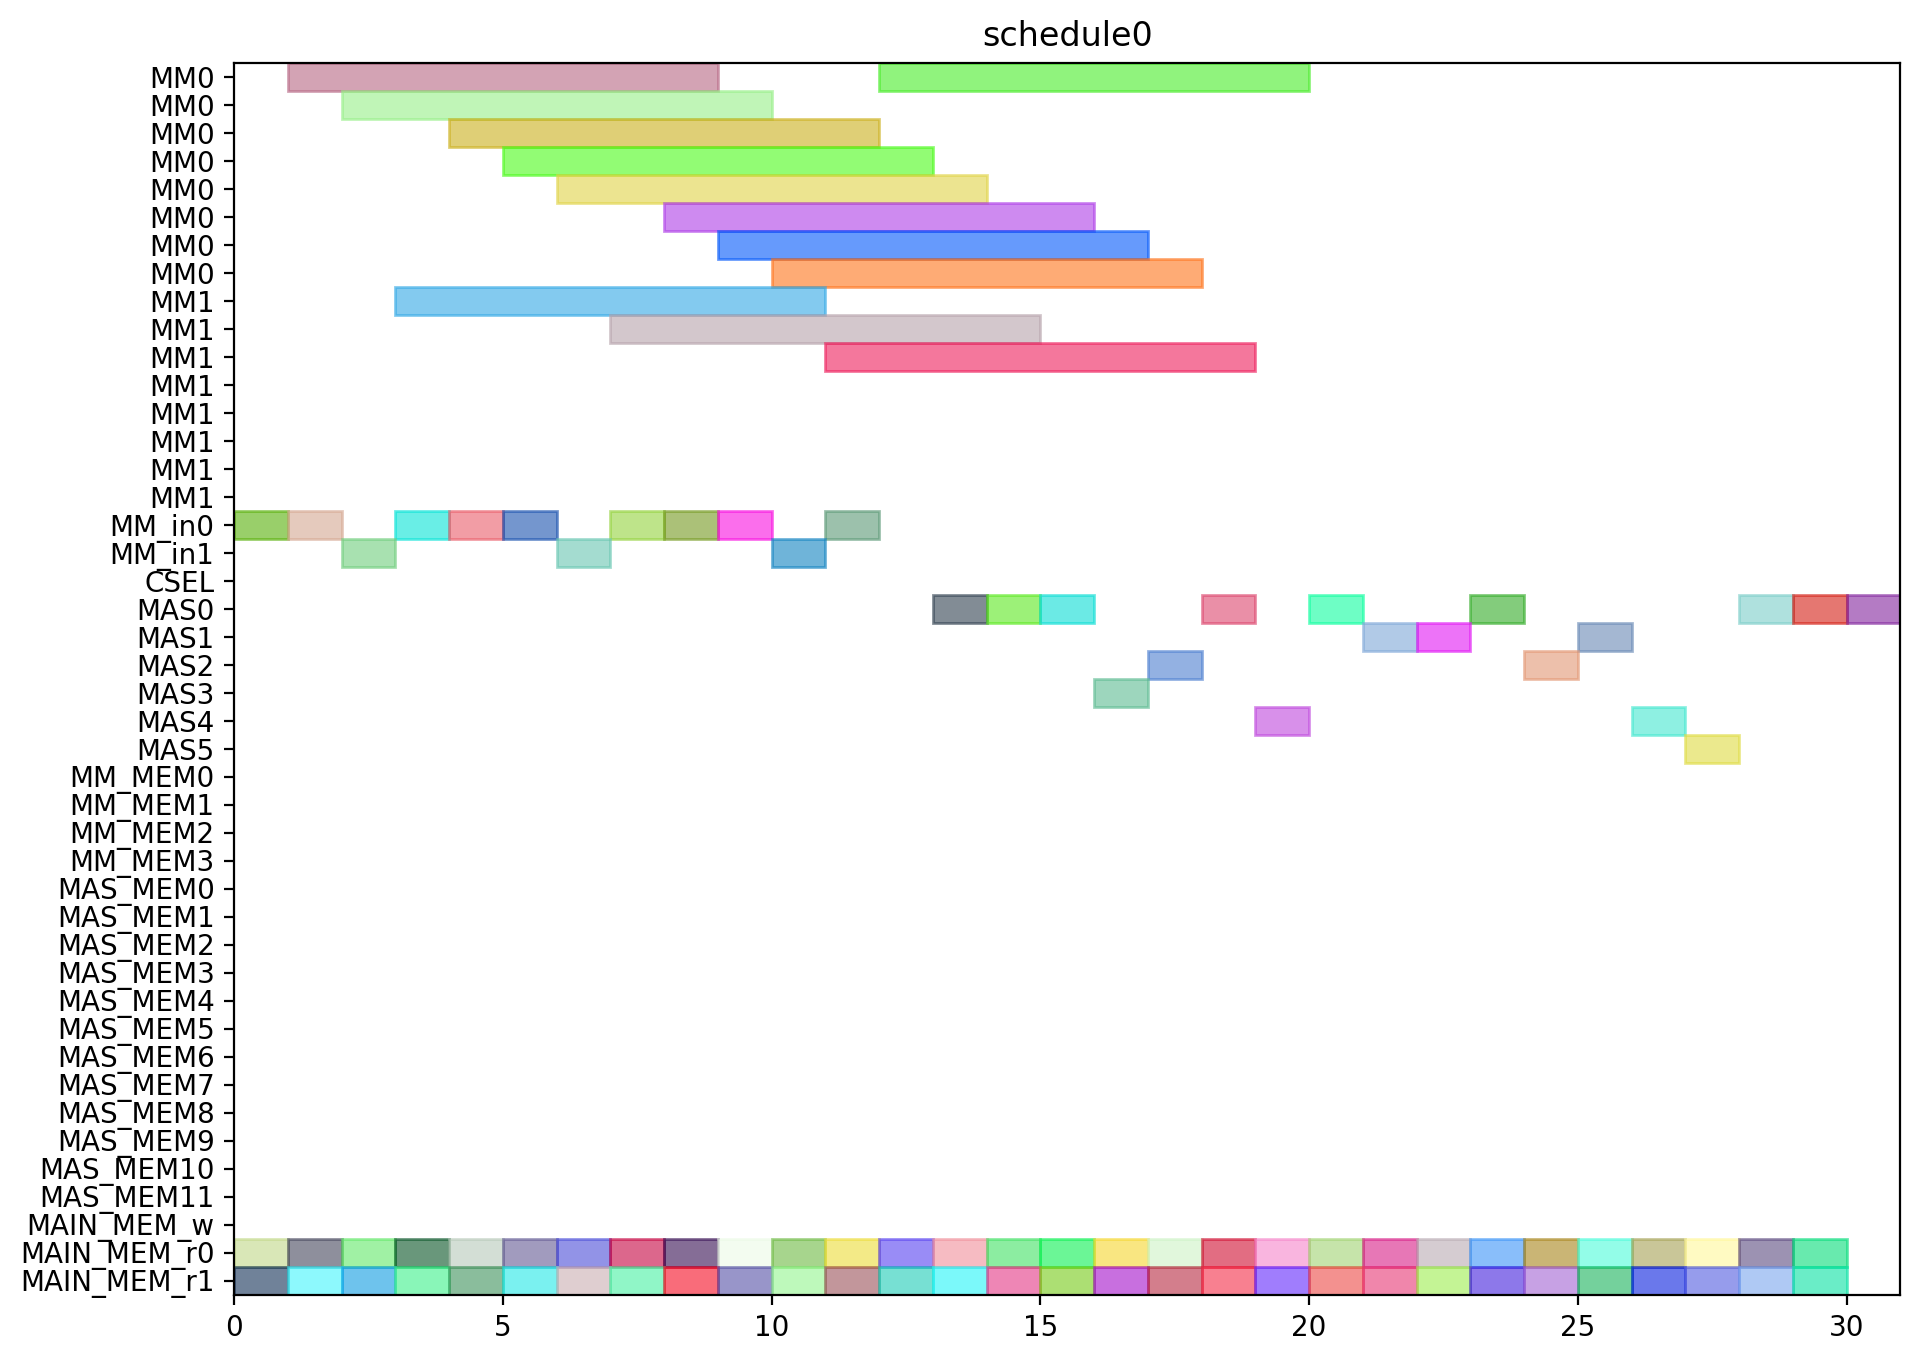

Here is the Python script that generated this plot:
from pyschedule import Scenario, solvers, plotters, alt


def solve():
	horizon = 120
	S = Scenario("schedule0", horizon=horizon)

	# resource
	MM = S.Resources('MM', num=2, size=8)
	MM_in = S.Resources('MM_in', num=2)
	CSEL = S.Resource('CSEL')
	MAS = S.Resources('MAS', num=6, size=1, periods=range(1, horizon))
	MM_MEM = S.Resources('MM_MEM', num=4)
	MAS_MEM = S.Resources('MAS_MEM', num=12)
	MAIN_MEM_w = S.Resource('MAIN_MEM_w', size=1)
	MAIN_MEM_r = S.Resources('MAIN_MEM_r', num=2)

	# result of previous scheduling

	# new tasks
	T1_t0 = S.Task('T1_t0', length=1, delay_cost=1)
	T1_t0 += alt(MAS)
	T1_t0_mem0 = S.Task('T1_t0_mem0', length=1, delay_cost=1)
	T1_t0_mem0 += MAIN_MEM_r[0]
	S += T1_t0_mem0 <= T1_t0

	T1_t0_mem1 = S.Task('T1_t0_mem1', length=1, delay_cost=1)
	T1_t0_mem1 += MAIN_MEM_r[1]
	S += T1_t0_mem1 <= T1_t0

	T1_t1 = S.Task('T1_t1', length=1, delay_cost=1)
	T1_t1 += alt(MAS)
	T1_t1_mem0 = S.Task('T1_t1_mem0', length=1, delay_cost=1)
	T1_t1_mem0 += MAIN_MEM_r[0]
	S += T1_t1_mem0 <= T1_t1

	T1_t1_mem1 = S.Task('T1_t1_mem1', length=1, delay_cost=1)
	T1_t1_mem1 += MAIN_MEM_r[1]
	S += T1_t1_mem1 <= T1_t1

	T1_t3 = S.Task('T1_t3', length=8, delay_cost=1)
	T1_t3 += alt(MM)
	T1_t3_in = S.Task('T1_t3_in', length=1, delay_cost=1)
	T1_t3_in += alt(MM_in)
	S += T1_t3_in*MM_in[0]<=T1_t3*MM[0]
	S += T1_t3_in*MM_in[1]<=T1_t3*MM[1]
	T1_t3_mem0 = S.Task('T1_t3_mem0', length=1, delay_cost=1)
	T1_t3_mem0 += MAIN_MEM_r[0]
	S += T1_t3_mem0 <= T1_t3

	T1_t3_mem1 = S.Task('T1_t3_mem1', length=1, delay_cost=1)
	T1_t3_mem1 += MAIN_MEM_r[1]
	S += T1_t3_mem1 <= T1_t3

	T2_t0 = S.Task('T2_t0', length=8, delay_cost=1)
	T2_t0 += alt(MM)
	T2_t0_in = S.Task('T2_t0_in', length=1, delay_cost=1)
	T2_t0_in += alt(MM_in)
	S += T2_t0_in*MM_in[0]<=T2_t0*MM[0]
	S += T2_t0_in*MM_in[1]<=T2_t0*MM[1]
	T2_t0_mem0 = S.Task('T2_t0_mem0', length=1, delay_cost=1)
	T2_t0_mem0 += MAIN_MEM_r[0]
	S += T2_t0_mem0 <= T2_t0

	T2_t0_mem1 = S.Task('T2_t0_mem1', length=1, delay_cost=1)
	T2_t0_mem1 += MAIN_MEM_r[1]
	S += T2_t0_mem1 <= T2_t0

	T2_t1 = S.Task('T2_t1', length=8, delay_cost=1)
	T2_t1 += alt(MM)
	T2_t1_in = S.Task('T2_t1_in', length=1, delay_cost=1)
	T2_t1_in += alt(MM_in)
	S += T2_t1_in*MM_in[0]<=T2_t1*MM[0]
	S += T2_t1_in*MM_in[1]<=T2_t1*MM[1]
	T2_t1_mem0 = S.Task('T2_t1_mem0', length=1, delay_cost=1)
	T2_t1_mem0 += MAIN_MEM_r[0]
	S += T2_t1_mem0 <= T2_t1

	T2_t1_mem1 = S.Task('T2_t1_mem1', length=1, delay_cost=1)
	T2_t1_mem1 += MAIN_MEM_r[1]
	S += T2_t1_mem1 <= T2_t1

	T2_t2 = S.Task('T2_t2', length=1, delay_cost=1)
	T2_t2 += alt(MAS)
	T2_t2_mem0 = S.Task('T2_t2_mem0', length=1, delay_cost=1)
	T2_t2_mem0 += MAIN_MEM_r[0]
	S += T2_t2_mem0 <= T2_t2

	T2_t2_mem1 = S.Task('T2_t2_mem1', length=1, delay_cost=1)
	T2_t2_mem1 += MAIN_MEM_r[1]
	S += T2_t2_mem1 <= T2_t2

	T2_t3 = S.Task('T2_t3', length=1, delay_cost=1)
	T2_t3 += alt(MAS)
	T2_t3_mem0 = S.Task('T2_t3_mem0', length=1, delay_cost=1)
	T2_t3_mem0 += MAIN_MEM_r[0]
	S += T2_t3_mem0 <= T2_t3

	T2_t3_mem1 = S.Task('T2_t3_mem1', length=1, delay_cost=1)
	T2_t3_mem1 += MAIN_MEM_r[1]
	S += T2_t3_mem1 <= T2_t3

	T3_t0 = S.Task('T3_t0', length=8, delay_cost=1)
	T3_t0 += alt(MM)
	T3_t0_in = S.Task('T3_t0_in', length=1, delay_cost=1)
	T3_t0_in += alt(MM_in)
	S += T3_t0_in*MM_in[0]<=T3_t0*MM[0]
	S += T3_t0_in*MM_in[1]<=T3_t0*MM[1]
	T3_t0_mem0 = S.Task('T3_t0_mem0', length=1, delay_cost=1)
	T3_t0_mem0 += MAIN_MEM_r[0]
	S += T3_t0_mem0 <= T3_t0

	T3_t0_mem1 = S.Task('T3_t0_mem1', length=1, delay_cost=1)
	T3_t0_mem1 += MAIN_MEM_r[1]
	S += T3_t0_mem1 <= T3_t0

	T3_t1 = S.Task('T3_t1', length=8, delay_cost=1)
	T3_t1 += alt(MM)
	T3_t1_in = S.Task('T3_t1_in', length=1, delay_cost=1)
	T3_t1_in += alt(MM_in)
	S += T3_t1_in*MM_in[0]<=T3_t1*MM[0]
	S += T3_t1_in*MM_in[1]<=T3_t1*MM[1]
	T3_t1_mem0 = S.Task('T3_t1_mem0', length=1, delay_cost=1)
	T3_t1_mem0 += MAIN_MEM_r[0]
	S += T3_t1_mem0 <= T3_t1

	T3_t1_mem1 = S.Task('T3_t1_mem1', length=1, delay_cost=1)
	T3_t1_mem1 += MAIN_MEM_r[1]
	S += T3_t1_mem1 <= T3_t1

	T3_t2 = S.Task('T3_t2', length=1, delay_cost=1)
	T3_t2 += alt(MAS)
	T3_t2_mem0 = S.Task('T3_t2_mem0', length=1, delay_cost=1)
	T3_t2_mem0 += MAIN_MEM_r[0]
	S += T3_t2_mem0 <= T3_t2

	T3_t2_mem1 = S.Task('T3_t2_mem1', length=1, delay_cost=1)
	T3_t2_mem1 += MAIN_MEM_r[1]
	S += T3_t2_mem1 <= T3_t2

	T3_t3 = S.Task('T3_t3', length=1, delay_cost=1)
	T3_t3 += alt(MAS)
	T3_t3_mem0 = S.Task('T3_t3_mem0', length=1, delay_cost=1)
	T3_t3_mem0 += MAIN_MEM_r[0]
	S += T3_t3_mem0 <= T3_t3

	T3_t3_mem1 = S.Task('T3_t3_mem1', length=1, delay_cost=1)
	T3_t3_mem1 += MAIN_MEM_r[1]
	S += T3_t3_mem1 <= T3_t3

	T4_t0 = S.Task('T4_t0', length=8, delay_cost=1)
	T4_t0 += alt(MM)
	T4_t0_in = S.Task('T4_t0_in', length=1, delay_cost=1)
	T4_t0_in += alt(MM_in)
	S += T4_t0_in*MM_in[0]<=T4_t0*MM[0]
	S += T4_t0_in*MM_in[1]<=T4_t0*MM[1]
	T4_t0_mem0 = S.Task('T4_t0_mem0', length=1, delay_cost=1)
	T4_t0_mem0 += MAIN_MEM_r[0]
	S += T4_t0_mem0 <= T4_t0

	T4_t0_mem1 = S.Task('T4_t0_mem1', length=1, delay_cost=1)
	T4_t0_mem1 += MAIN_MEM_r[1]
	S += T4_t0_mem1 <= T4_t0

	T4_t1 = S.Task('T4_t1', length=8, delay_cost=1)
	T4_t1 += alt(MM)
	T4_t1_in = S.Task('T4_t1_in', length=1, delay_cost=1)
	T4_t1_in += alt(MM_in)
	S += T4_t1_in*MM_in[0]<=T4_t1*MM[0]
	S += T4_t1_in*MM_in[1]<=T4_t1*MM[1]
	T4_t1_mem0 = S.Task('T4_t1_mem0', length=1, delay_cost=1)
	T4_t1_mem0 += MAIN_MEM_r[0]
	S += T4_t1_mem0 <= T4_t1

	T4_t1_mem1 = S.Task('T4_t1_mem1', length=1, delay_cost=1)
	T4_t1_mem1 += MAIN_MEM_r[1]
	S += T4_t1_mem1 <= T4_t1

	T4_t2 = S.Task('T4_t2', length=1, delay_cost=1)
	T4_t2 += alt(MAS)
	T4_t2_mem0 = S.Task('T4_t2_mem0', length=1, delay_cost=1)
	T4_t2_mem0 += MAIN_MEM_r[0]
	S += T4_t2_mem0 <= T4_t2

	T4_t2_mem1 = S.Task('T4_t2_mem1', length=1, delay_cost=1)
	T4_t2_mem1 += MAIN_MEM_r[1]
	S += T4_t2_mem1 <= T4_t2

	T4_t3 = S.Task('T4_t3', length=1, delay_cost=1)
	T4_t3 += alt(MAS)
	T4_t3_mem0 = S.Task('T4_t3_mem0', length=1, delay_cost=1)
	T4_t3_mem0 += MAIN_MEM_r[0]
	S += T4_t3_mem0 <= T4_t3

	T4_t3_mem1 = S.Task('T4_t3_mem1', length=1, delay_cost=1)
	T4_t3_mem1 += MAIN_MEM_r[1]
	S += T4_t3_mem1 <= T4_t3

	T5_t0 = S.Task('T5_t0', length=1, delay_cost=1)
	T5_t0 += alt(MAS)
	T5_t0_mem0 = S.Task('T5_t0_mem0', length=1, delay_cost=1)
	T5_t0_mem0 += MAIN_MEM_r[0]
	S += T5_t0_mem0 <= T5_t0

	T5_t0_mem1 = S.Task('T5_t0_mem1', length=1, delay_cost=1)
	T5_t0_mem1 += MAIN_MEM_r[1]
	S += T5_t0_mem1 <= T5_t0

	T5_t1 = S.Task('T5_t1', length=1, delay_cost=1)
	T5_t1 += alt(MAS)
	T5_t1_mem0 = S.Task('T5_t1_mem0', length=1, delay_cost=1)
	T5_t1_mem0 += MAIN_MEM_r[0]
	S += T5_t1_mem0 <= T5_t1

	T5_t1_mem1 = S.Task('T5_t1_mem1', length=1, delay_cost=1)
	T5_t1_mem1 += MAIN_MEM_r[1]
	S += T5_t1_mem1 <= T5_t1

	T5_t3 = S.Task('T5_t3', length=8, delay_cost=1)
	T5_t3 += alt(MM)
	T5_t3_in = S.Task('T5_t3_in', length=1, delay_cost=1)
	T5_t3_in += alt(MM_in)
	S += T5_t3_in*MM_in[0]<=T5_t3*MM[0]
	S += T5_t3_in*MM_in[1]<=T5_t3*MM[1]
	T5_t3_mem0 = S.Task('T5_t3_mem0', length=1, delay_cost=1)
	T5_t3_mem0 += MAIN_MEM_r[0]
	S += T5_t3_mem0 <= T5_t3

	T5_t3_mem1 = S.Task('T5_t3_mem1', length=1, delay_cost=1)
	T5_t3_mem1 += MAIN_MEM_r[1]
	S += T5_t3_mem1 <= T5_t3

	T6_t0 = S.Task('T6_t0', length=8, delay_cost=1)
	T6_t0 += alt(MM)
	T6_t0_in = S.Task('T6_t0_in', length=1, delay_cost=1)
	T6_t0_in += alt(MM_in)
	S += T6_t0_in*MM_in[0]<=T6_t0*MM[0]
	S += T6_t0_in*MM_in[1]<=T6_t0*MM[1]
	T6_t0_mem0 = S.Task('T6_t0_mem0', length=1, delay_cost=1)
	T6_t0_mem0 += MAIN_MEM_r[0]
	S += T6_t0_mem0 <= T6_t0

	T6_t0_mem1 = S.Task('T6_t0_mem1', length=1, delay_cost=1)
	T6_t0_mem1 += MAIN_MEM_r[1]
	S += T6_t0_mem1 <= T6_t0

	T6_t1 = S.Task('T6_t1', length=8, delay_cost=1)
	T6_t1 += alt(MM)
	T6_t1_in = S.Task('T6_t1_in', length=1, delay_cost=1)
	T6_t1_in += alt(MM_in)
	S += T6_t1_in*MM_in[0]<=T6_t1*MM[0]
	S += T6_t1_in*MM_in[1]<=T6_t1*MM[1]
	T6_t1_mem0 = S.Task('T6_t1_mem0', length=1, delay_cost=1)
	T6_t1_mem0 += MAIN_MEM_r[0]
	S += T6_t1_mem0 <= T6_t1

	T6_t1_mem1 = S.Task('T6_t1_mem1', length=1, delay_cost=1)
	T6_t1_mem1 += MAIN_MEM_r[1]
	S += T6_t1_mem1 <= T6_t1

	T6_t2 = S.Task('T6_t2', length=1, delay_cost=1)
	T6_t2 += alt(MAS)
	T6_t2_mem0 = S.Task('T6_t2_mem0', length=1, delay_cost=1)
	T6_t2_mem0 += MAIN_MEM_r[0]
	S += T6_t2_mem0 <= T6_t2

	T6_t2_mem1 = S.Task('T6_t2_mem1', length=1, delay_cost=1)
	T6_t2_mem1 += MAIN_MEM_r[1]
	S += T6_t2_mem1 <= T6_t2

	T6_t3 = S.Task('T6_t3', length=1, delay_cost=1)
	T6_t3 += alt(MAS)
	T6_t3_mem0 = S.Task('T6_t3_mem0', length=1, delay_cost=1)
	T6_t3_mem0 += MAIN_MEM_r[0]
	S += T6_t3_mem0 <= T6_t3

	T6_t3_mem1 = S.Task('T6_t3_mem1', length=1, delay_cost=1)
	T6_t3_mem1 += MAIN_MEM_r[1]
	S += T6_t3_mem1 <= T6_t3

	T7_t0 = S.Task('T7_t0', length=8, delay_cost=1)
	T7_t0 += alt(MM)
	T7_t0_in = S.Task('T7_t0_in', length=1, delay_cost=1)
	T7_t0_in += alt(MM_in)
	S += T7_t0_in*MM_in[0]<=T7_t0*MM[0]
	S += T7_t0_in*MM_in[1]<=T7_t0*MM[1]
	T7_t0_mem0 = S.Task('T7_t0_mem0', length=1, delay_cost=1)
	T7_t0_mem0 += MAIN_MEM_r[0]
	S += T7_t0_mem0 <= T7_t0

	T7_t0_mem1 = S.Task('T7_t0_mem1', length=1, delay_cost=1)
	T7_t0_mem1 += MAIN_MEM_r[1]
	S += T7_t0_mem1 <= T7_t0

	T7_t1 = S.Task('T7_t1', length=8, delay_cost=1)
	T7_t1 += alt(MM)
	T7_t1_in = S.Task('T7_t1_in', length=1, delay_cost=1)
	T7_t1_in += alt(MM_in)
	S += T7_t1_in*MM_in[0]<=T7_t1*MM[0]
	S += T7_t1_in*MM_in[1]<=T7_t1*MM[1]
	T7_t1_mem0 = S.Task('T7_t1_mem0', length=1, delay_cost=1)
	T7_t1_mem0 += MAIN_MEM_r[0]
	S += T7_t1_mem0 <= T7_t1

	T7_t1_mem1 = S.Task('T7_t1_mem1', length=1, delay_cost=1)
	T7_t1_mem1 += MAIN_MEM_r[1]
	S += T7_t1_mem1 <= T7_t1

	T7_t2 = S.Task('T7_t2', length=1, delay_cost=1)
	T7_t2 += alt(MAS)
	T7_t2_mem0 = S.Task('T7_t2_mem0', length=1, delay_cost=1)
	T7_t2_mem0 += MAIN_MEM_r[0]
	S += T7_t2_mem0 <= T7_t2

	T7_t2_mem1 = S.Task('T7_t2_mem1', length=1, delay_cost=1)
	T7_t2_mem1 += MAIN_MEM_r[1]
	S += T7_t2_mem1 <= T7_t2

	T7_t3 = S.Task('T7_t3', length=1, delay_cost=1)
	T7_t3 += alt(MAS)
	T7_t3_mem0 = S.Task('T7_t3_mem0', length=1, delay_cost=1)
	T7_t3_mem0 += MAIN_MEM_r[0]
	S += T7_t3_mem0 <= T7_t3

	T7_t3_mem1 = S.Task('T7_t3_mem1', length=1, delay_cost=1)
	T7_t3_mem1 += MAIN_MEM_r[1]
	S += T7_t3_mem1 <= T7_t3

	T8_t2 = S.Task('T8_t2', length=1, delay_cost=1)
	T8_t2 += alt(MAS)
	T8_t2_mem0 = S.Task('T8_t2_mem0', length=1, delay_cost=1)
	T8_t2_mem0 += MAIN_MEM_r[0]
	S += T8_t2_mem0 <= T8_t2

	T8_t2_mem1 = S.Task('T8_t2_mem1', length=1, delay_cost=1)
	T8_t2_mem1 += MAIN_MEM_r[1]
	S += T8_t2_mem1 <= T8_t2

	T9_t2 = S.Task('T9_t2', length=1, delay_cost=1)
	T9_t2 += alt(MAS)
	T9_t2_mem0 = S.Task('T9_t2_mem0', length=1, delay_cost=1)
	T9_t2_mem0 += MAIN_MEM_r[0]
	S += T9_t2_mem0 <= T9_t2

	T9_t2_mem1 = S.Task('T9_t2_mem1', length=1, delay_cost=1)
	T9_t2_mem1 += MAIN_MEM_r[1]
	S += T9_t2_mem1 <= T9_t2

	T10_t2 = S.Task('T10_t2', length=1, delay_cost=1)
	T10_t2 += alt(MAS)
	T10_t2_mem0 = S.Task('T10_t2_mem0', length=1, delay_cost=1)
	T10_t2_mem0 += MAIN_MEM_r[0]
	S += T10_t2_mem0 <= T10_t2

	T10_t2_mem1 = S.Task('T10_t2_mem1', length=1, delay_cost=1)
	T10_t2_mem1 += MAIN_MEM_r[1]
	S += T10_t2_mem1 <= T10_t2

	T11_t2 = S.Task('T11_t2', length=1, delay_cost=1)
	T11_t2 += alt(MAS)
	T11_t2_mem0 = S.Task('T11_t2_mem0', length=1, delay_cost=1)
	T11_t2_mem0 += MAIN_MEM_r[0]
	S += T11_t2_mem0 <= T11_t2

	T11_t2_mem1 = S.Task('T11_t2_mem1', length=1, delay_cost=1)
	T11_t2_mem1 += MAIN_MEM_r[1]
	S += T11_t2_mem1 <= T11_t2

	solvers.mip.solve(S,msg=1,kind='CPLEX',ratio_gap=1.01)

	solution = [['hoge']*len(S.solution()[1]) for i in range(len(S.solution()))]
	for i in range(len(S.solution())):
		for j in range(len(S.solution()[i])):
			solution[i][j]=str(S.solution()[i][j])
	print(solution)

	cycles = int(solution[-1][3])

	pic_file_name = "/home/mfukuda/ABE/multiRAM_multiMAS_16mux/scheduling_result/stage8MM2_stage1MAS6/EP2_LADDERMUL/schedule0.png"
	if(S.solution() != []):
		plotters.matplotlib.plot(S,img_filename=pic_file_name, show_task_labels=False, fig_size=(cycles*0.25+3, 8))

	return solution
